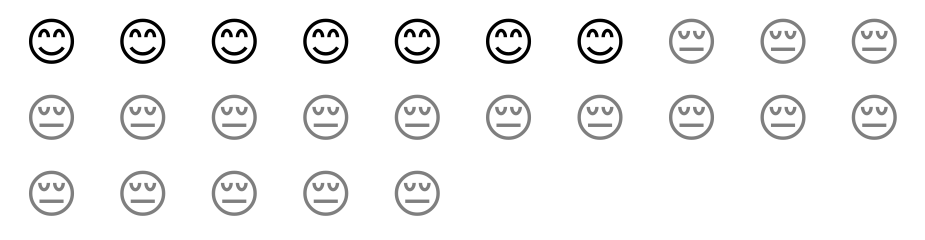

Here is the Vega-Lite specification saved for this chart:
### Vega-Lite specification from a JSON file in a GitHub repository (floating-point values rounded to 4 significant figures)
{"$schema": "https://vega.github.io/schema/vega-lite/v4.json", "config": {"view": {"stroke": ""}}, "width": 800, "height": 200, "data": {"values": [{"id": 1, "face": "smile"}, {"id": 2, "face": "smile"}, {"id": 3, "face": "smile"}, {"id": 4, "face": "smile"}, {"id": 5, "face": "smile"}, {"id": 6, "face": "smile"}, {"id": 7, "face": "smile"}, {"id": 8, "face": "frown"}, {"id": 9, "face": "frown"}, {"id": 10, "face": "frown"}, {"id": 11, "face": "frown"}, {"id": 12, "face": "frown"}, {"id": 13, "face": "frown"}, {"id": 14, "face": "frown"}, {"id": 15, "face": "frown"}, {"id": 16, "face": "frown"}, {"id": 17, "face": "frown"}, {"id": 18, "face": "frown"}, {"id": 19, "face": "frown"}, {"id": 20, "face": "frown"}, {"id": 21, "face": "frown"}, {"id": 22, "face": "frown"}, {"id": 23, "face": "frown"}, {"id": 24, "face": "frown"}, {"id": 25, "face": "frown"}]}, "transform": [{"calculate": "{'smile': '😊', 'frown': '😔'}[datum.face]", "as": "emoji"}, {"calculate": "ceil (datum.id/10)", "as": "col"}, {"calculate": "datum.id - datum.col*10", "as": "row"}], "mark": {"type": "text", "baseline": "middle"}, "encoding": {"x": {"field": "row", "type": "ordinal", "axis": null}, "y": {"field": "col", "type": "ordinal", "axis": null}, "text": {"field": "emoji", "type": "nominal"}, "size": {"value": 45}, "strokeWidth": {"value": 3.0}, "fillOpacity": {"condition": {"test": "datum.face=='smile'", "value": 1}, "value": 0.5}}}
